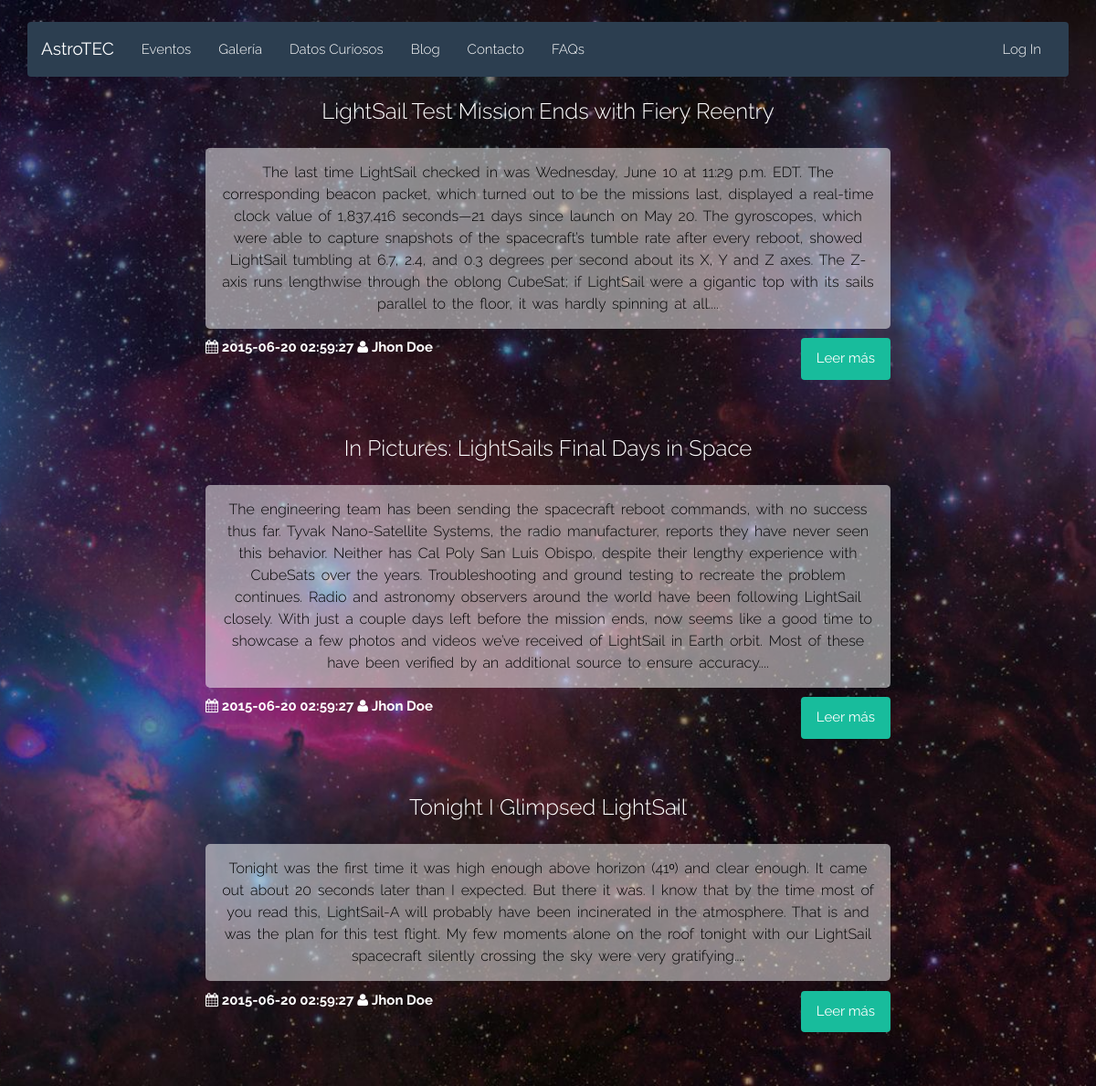
Screenshot of /blog.php with the database file from the repository.
### tables this page shows
CREATE TABLE IF NOT EXISTS `Publicaciones` (
  `idPublicacion` INT NOT NULL AUTO_INCREMENT,
  `titulo` VARCHAR(300) NOT NULL,
  `contenido` LONGTEXT NOT NULL,
  `fecha` DATETIME NOT NULL,
  `fk_idCreador` INT NOT NULL,
  PRIMARY KEY (`idPublicacion`),
  INDEX `fk_idCreador_idx` (`fk_idCreador` ASC),
  CONSTRAINT `fk_idCreador1`
    FOREIGN KEY (`fk_idCreador`)
    REFERENCES `Usuarios` (`idUsuario`)
    ON DELETE NO ACTION
    ON UPDATE NO ACTION);

### html/blog.php (the view, shortened to what this page needs)
<?php
	require("php/db.php");
	$sql = "SELECT P.idPublicacion AS id, P.titulo,
					CONCAT (SUBSTRING(P.contenido, 1, 700), '...') AS contenido,
					P.fecha, CONCAT(U.nombre, ' ', U.apellido1) AS autor
					FROM Publicaciones AS P
					INNER JOIN Usuarios AS U ON U.idUsuario = P.fk_idCreador";
	$result = $conn->query($sql);
	$posts = array();
	if ($result->num_rows > 0) {
		while ($row = $result->fetch_assoc()) {
			array_push($posts, $row);
    }
	}
?>
<!DOCTYPE html>
<html class="no-js" lang="">
<head>
	<?php require('./php/head.php'); ?>
	<link rel="stylesheet" type="text/css" href="css/blog.css">
</head>
<body>
	<div class="container">
		<?php require('./php/navbar.php'); ?>
		<?php
			foreach ($posts as $post) {
				echo "<div class='row'>";
				echo "	<div class='col-md-2'></div>";
				echo "	<div class='col-md-8 post'>";
				echo "		<a href='post.php?id=$post[id]'";
				echo "			<h2 class='title'>$post[titulo]</h2>";
				echo "		</a>";
				echo "		<p>$post[contenido]</p>";
				echo "    <div class='pull-left'>";
				echo "			<i class='fa fa-calendar'></i> <time>$post[fecha]</time>";
				echo "			<i class='fa fa-user'></i> <span>$post[autor]</span>";
				echo "		</div>";
				echo "		<a href='post.php?id=$post[id]' class='btn btn-success pull-right'>Leer más</a>";
				echo "	</div>";
				echo "</div>";
			}
		?>
	</div>
</body>
</html>

### html/css/style.css (style rules this page uses)
body { padding-top: 2%; background: url(../img/background.jpg) no-repeat center center fixed; -webkit-background-size: cover; -moz-background-size: cover; -o-background-size: cover; background-size: cover; font-family: 'Raleway', sans-serif; font-weight: 300; color: #3E3E3E; }

### html/css/blog.css (style rules this page uses)
.post { text-align: center; margin-bottom: 5%; color: white; }
.title { color: white; font-size: x-large; margin-bottom: 3%; text-align: center; background-color: initial; border: none; }
.post p { margin-top: 3%; background-color: rgba(255, 255, 255, 0.50); color: black; font-size: medium; padding: 2%; border-radius: 5px; word-spacing: 2pt; line-height: 150%; }
.post time, .post span { font-weight: bold; }

### rows the page displays
publicaciones: titulo "LightSail Test Mission Ends with Fiery Reentry", post "The last time LightSail checked in was Wednesday, June 10 at 11:29 p.m. EDT. The corresponding beacon packet, which turned out to be the missions last, displayed a real-time clock value of 1,837,416 seconds—21 days since launch on May 20. The gyroscopes, which were able to capture snapshots of the spacecraft’s tumble rate after every reboot, showed LightSail tumbling at 6.7, 2.4, and 0.3 degrees per second about its X, Y and Z axes. The Z-axis runs lengthwise through the oblong CubeSat; if LightSail were a gigantic top with its sails parallel to the floor, it was hardly spinning at all....", fecha "2015-06-20 02:59:27", post "Jhon Doe"
publicaciones: titulo "In Pictures: LightSails Final Days in Space", post "The engineering team has been sending the spacecraft reboot commands, with no success thus far. Tyvak Nano-Satellite Systems, the radio manufacturer, reports they have never seen this behavior. Neither has Cal Poly San Luis Obispo, despite their lengthy experience with CubeSats over the years. Troubleshooting and ground testing to recreate the problem continues. Radio and astronomy observers around the world have been following LightSail closely. With just a couple days left before the mission ends, now seems like a good time to showcase a few photos and videos we’ve received of LightSail in Earth orbit. Most of these have been verified by an additional source to ensure accuracy....", fecha "2015-06-20 02:59:27", post "Jhon Doe"
publicaciones: titulo "Tonight I Glimpsed LightSail", post "Tonight was the first time it was high enough above horizon (41ᵒ) and clear enough. It came out about 20 seconds later than I expected. But there it was. I know that by the time most of you read this, LightSail-A will probably have been incinerated in the atmosphere. That is and was the plan for this test flight. My few moments alone on the roof tonight with our LightSail spacecraft silently crossing the sky were very gratifying....", fecha "2015-06-20 02:59:27", post "Jhon Doe"
